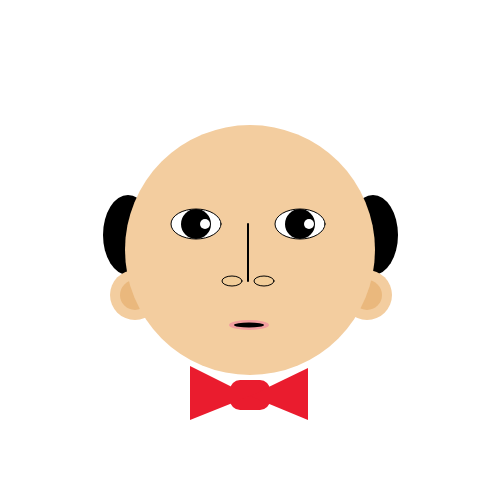
Frame 1 (no input)
Frame 60 (no input): identical to frame 1, image omitted
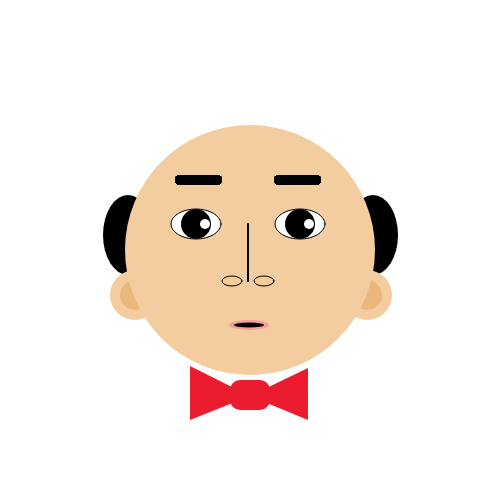
Frame 120 (the mouse pressed at the canvas centre since frame 60)

The p5.js sketch that drew these frames (run headless with seeded random() and noise() and a simulated clock; from frame 60 on, the mouse is pressed at the canvas centre):

// p5.js sketch
// ── sketch.js
function setup() {
  noStroke();
  createCanvas(500, 500);
  background(255, 255, 255);

  allHair();
  ears();
  head();
  eyes();
  nose();
  mouth();
  bowtie();
//  eyebrows();
}

function allHair() {
  hair(128, 235);
  hair(373, 235);
}

function hair(x, y) {
  fill(0);
  ellipse(x, y, 50, 80);
}

function ears() {
  ear(135, 295);
  ear(367, 295);
}

function ear(x, y) {
  noStroke();
  fill(243, 205, 159);
  ellipse(x, y, 50, 50);

  fill(234, 184, 125);
  ellipse(x, y, 30, 30);
}

function head() {
  noStroke();
  strokeWeight(2);
  fill(243, 205, 159);
  ellipse(250, 250, 250, 250);
}

function eyes() {
  eye(196, 224);
  eye(300, 224);
}

function eye(x, y) {
  stroke(0);
  strokeWeight(1);
  fill(255, 255, 255);
  ellipse(x, y, 50, 30);

  noStroke();
  fill(0);
  ellipse(x, y, 30, 30);

  fill(255);
  ellipse(x + 9, y, 10, 10);
}

function nose() {
  stroke(0);
  strokeWeight(2);
  line(248, 224, 248, 281);

  nostril(264, 281);
  nostril(232, 281);
}

function nostril(x, y) {
  stroke(0);
  strokeWeight(1);
  fill(242, 205, 153);
  ellipse(x, y, 20, 10);
}

function mouth() {
  noStroke();
  fill(242, 159, 159);
  ellipse(249, 325, 40, 10);
  fill(0);
  ellipse(249, 325, 30, 5);
}

function bowtie() {
  fill(234, 28, 46);
  rect(230, 380, 40, 30, 10);
  triangle(190, 366, 250, 396, 190, 420);
  triangle(308, 368, 250, 396, 308, 420);
}

function eyebrows() {
  eyebrow(279, 180);
  eyebrow(180, 180);
}

function eyebrow(x, y) {
  stroke(0);
  //strokeWeight(2);
  fill(255, 255, 255);
  line(x, y, x + 37, y);
}

function draw() {
  if (mouseIsPressed) {
    strokeWeight(10);
  } else {
    strokeWeight(0)
  }
  eyebrows()
}
